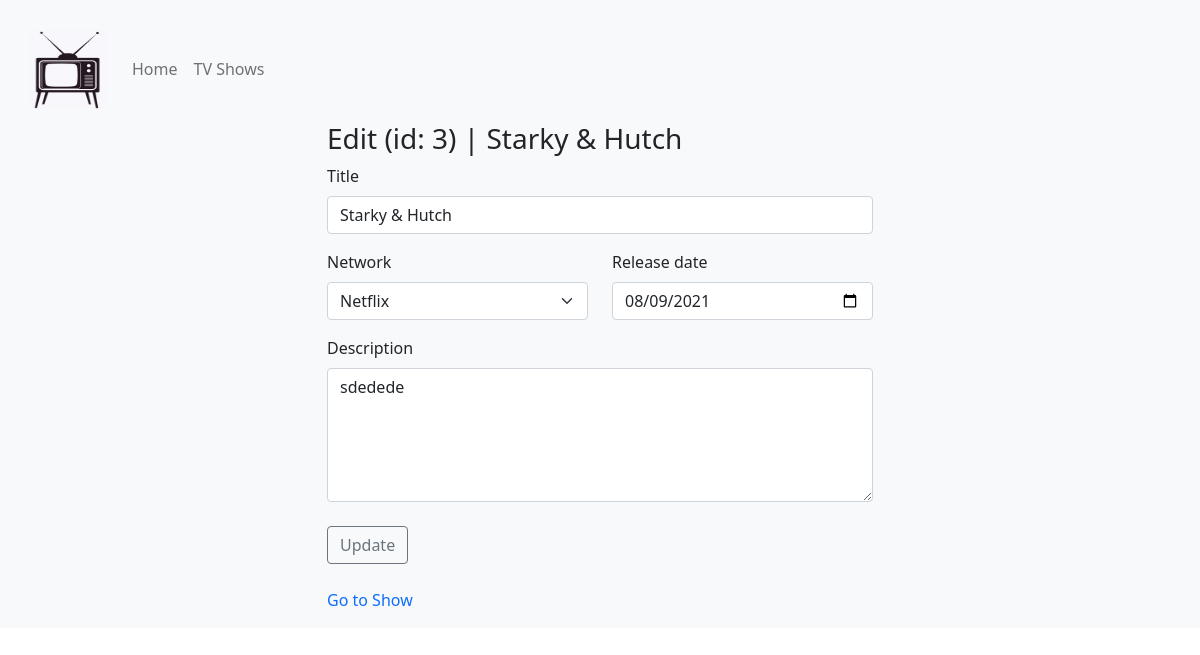
Page /shows/3/edit on the committed database.
### tv_shows/models.py (models this page shows, shortened)
class Show(models.Model):
    title = models.CharField(max_length=100)
    description = models.TextField(max_length=500)
    network = models.ForeignKey(Network, related_name="show", on_delete = models.CASCADE)
    release_date = models.DateField()
    created_at = models.DateTimeField(auto_now_add=True)
    updated_at = models.DateTimeField(auto_now=True)
    class Meta:
        ordering = ('id',)

class Network(models.Model):
    name = models.CharField(max_length=50)
    created_at = models.DateTimeField(auto_now_add=True)
    updated_at = models.DateTimeField(auto_now=True)
    class Meta:
        ordering = ('id',)
    def __str__(self):
        return self.name

### tv_shows/views.py (the view)
# urls.py: path('shows/<show_id>/edit', views.edit_show, name='edit_edit'),
def edit_show(request, show_id):
    context = {
        'show':Show.objects.get(id=show_id),
        'network':Network.objects.all().exclude(show__id=show_id)
    }
    return render(request, 'tv_shows/edit.html', context)

### tv_shows/templates/tv_shows/edit.html (shortened to what this page needs)
{% extends "tv_shows/base.html" %}
{% block content %}
<div class="container mt-0">
    <div class="row justify-content-center">
        <div class="col-md-6">
            <h3 class="title">Edit (id: {{show.id}}) | {{show.title}}</h3>
            <form action="/shows/{{show.id}}/update" method="POST">
                <div class="form-group">
                    <label class="form-label" for="title">Title</label>
                    <input class="form-control" value="{{show.title}}" type="text" name="title" id="title" maxlength="100">
                </div>
                <div class="row my-3">
                    <div class="col-6">
                        <div class="form-group">
                            <label for="network" class="form-label">Network</label>
                            <select class="form-select" name="network" id="network">
                                <option value="{{show.network.id}}" selected="selected">{{show.network}}</option>
                            </select>
                        </div>
                    </div>
                    <div class="col-6">
                        <div>
                            <label class="form-label" for="release_date">Release date</label>
                            <input class="form-control" type="date" value="{{show.release_date|date:'Y-m-d'}}" name="release_date" id="release_date">
                        </div>
                    </div>
                </div>
                <div>
                    <label class="form-label" for="description">Description</label>
                    <textarea class="form-control" name="description" id="description" rows="5">{{show.description}}</textarea>
                </div>
                <div>
                    <button type="submit" class="btn btn-outline-secondary mt-4">Update</button>
                </div>
            </form>
            <div class="row mt-4">
                <a class="text-decoration-none" href="/shows/{{show.id}}">Go to Show</a>
            </div>
        </div>
    </div>
</div>
{% endblock %}

### rows in the picture
Show: id "3", title "Starky & Hutch", network "Netflix", release_date "08/09/2021", description "sdedede"
